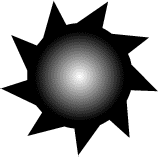
#> input picture hw/images/razor.png, 158 x 157 px; its folder holds 2 pictures in this run
$ python resize_sprites.py
#> lines starting #> are read from the running program, lines starting #| are printed output that depends on the picture
import os
from PIL import Image

IMAGE_DIR = "images"
OUTPUT_SIZE = (32, 32)  # (width, height)

for filename in os.listdir(IMAGE_DIR):
    if filename.lower().endswith(".png"):
        path = os.path.join(IMAGE_DIR, filename)
        img = Image.open(path)
#> img is the input picture: PIL image 158x157 RGBA; mean R, G, B, A 0, 0, 0, 98.7
        resized = img.resize(OUTPUT_SIZE, Image.NEAREST)
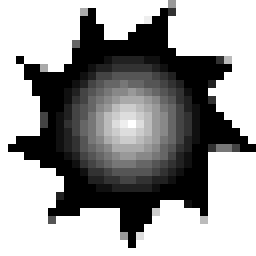
#> resized: PIL image 32x32 RGBA (shown 8 times larger); mean R, G, B, A 0, 0, 0, 99.7; transparent parts drawn white
        resized.save(path)  # Overwrites original
        print(f"✔ Resized {filename} to {OUTPUT_SIZE}")
